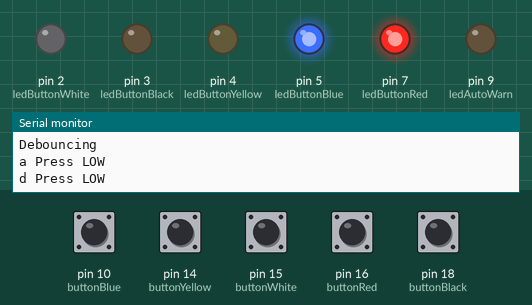
A sketch run on a simulated Arduino Leonardo, built with avr-gcc and run on an emulated ATmega32U4. On the bench: output pins drawn as LEDs (lit = HIGH), the last lines printed to the serial monitor. The inputs (shaded band) are chosen by the test bench; at power-on: pin 14 (buttonYellow), pin 15 (buttonWhite), pin 18 (buttonBlack) HIGH, pin 10 (buttonBlue), pin 16 (buttonRed) LOW. USB keyboard and mouse output is not drawn.

Above: at 1.2 s.
1.3 s: pin 10 (buttonBlue) pulled HIGH for 0.15 s
At 1.37 s:
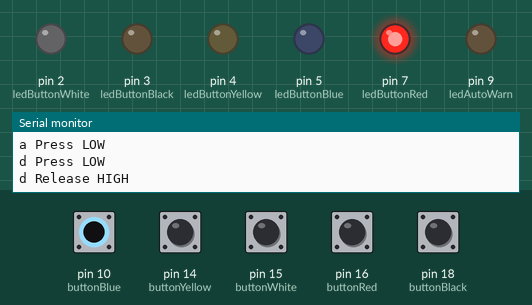
2.9 s: pin 16 (buttonRed) pulled HIGH for 0.15 s
At 2.97 s:
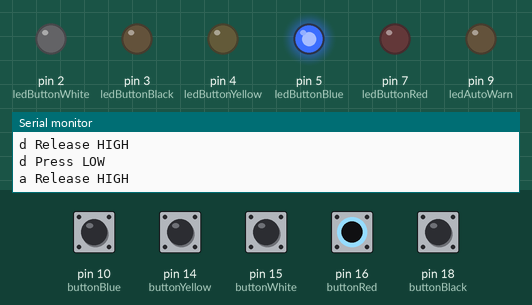
4.5 s: pin 14 (buttonYellow) pulled LOW for 0.15 s
At 4.7 s:
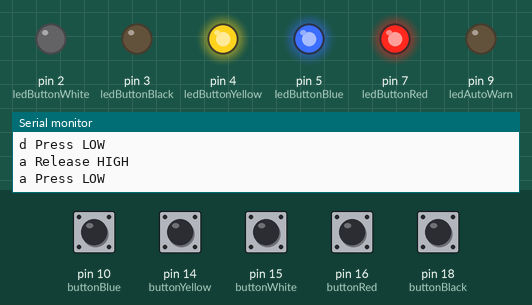
6.4 s: pin 15 (buttonWhite) pulled LOW for 0.15 s
At 6.6 s:
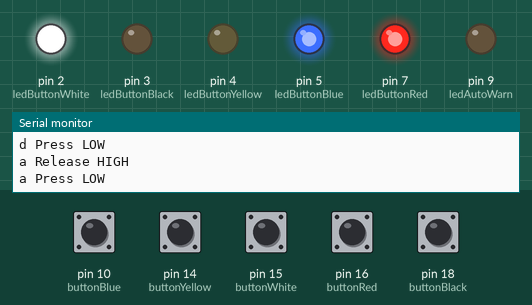
8.3 s: pin 18 (buttonBlack) pulled LOW for 0.15 s
At 8.5 s:
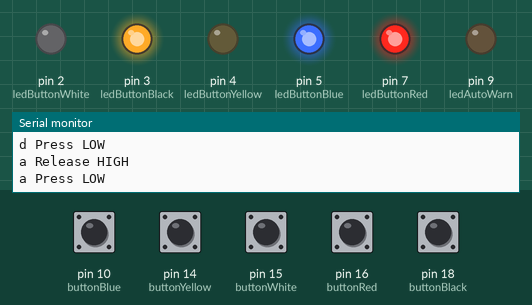
10.2 s: pin 10 (buttonBlue) driven HIGH and pin 14 (buttonYellow) driven LOW and pin 15 (buttonWhite) driven LOW and pin 16 (buttonRed) driven HIGH and pin 18 (buttonBlack) driven LOW
At 11.6 s:
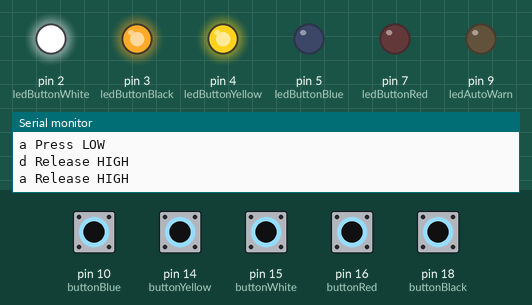
Timing chart, 0 to 13.2 s (numbered marks = the images above; inputs shaded):
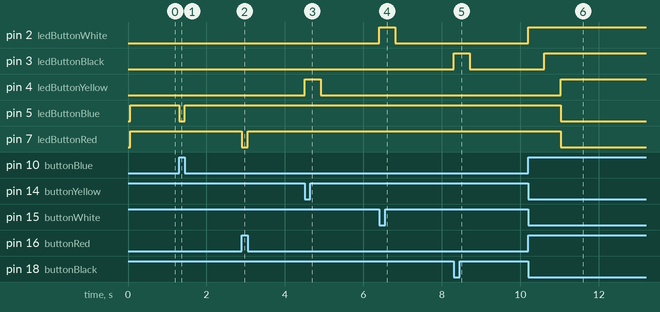

Measured:
- after the input at 1.3 s, pin 5 (ledButtonBlue): HIGH → LOW at once, → HIGH 0.15 s later
- after the input at 2.9 s, pin 7 (ledButtonRed): HIGH → LOW at once, → HIGH 0.15 s later
- after the input at 4.5 s, pin 4 (ledButtonYellow): LOW → HIGH at once, → LOW 0.41 s later
- after the input at 6.4 s, pin 2 (ledButtonWhite): LOW → HIGH at once, → LOW 0.41 s later
- after the input at 8.3 s, pin 3 (ledButtonBlack): LOW → HIGH at once, → LOW 0.41 s later
- after the input at 10.2 s, pin 2 (ledButtonWhite): LOW → HIGH at once; pin 3 (ledButtonBlack): LOW → HIGH after 0.41 s; pin 4 (ledButtonYellow): LOW → HIGH after 0.83 s; pin 5 (ledButtonBlue), pin 7 (ledButtonRed): HIGH → LOW after 0.83 s

The sketch:

adabuttons.ino
```cpp
// Add keyboard for button presses
#include "Keyboard.h"

// Button pins
const int buttonBlue = 10;
const int buttonRed = 16;
const int buttonYellow = 14;
const int buttonWhite = 15;
const int buttonBlack = 18;

// LED pins
int ledPins[6] = { 2, 3, 4, 5, 7, 9 };

const int ledButtonBlue = 5;
const int ledButtonRed = 7;
const int ledButtonYellow = 4;
const int ledButtonWhite = 2;
const int ledButtonBlack = 3;
const int ledAutoWarn = 9;

// Track button states: pressed (LOW) or not pressed (HIGH)
int buttonStateBlue = HIGH;
int buttonStateRed = HIGH;
int buttonStateYellow = HIGH;
int buttonStateWhite = HIGH;
int buttonStateBlack = HIGH;

// Last state of the buttons
int buttonLastStateBlue = HIGH;
int buttonLastStateRed = HIGH;

// the following variables are unsigned longs because the time, measured in
// milliseconds, will quickly become a bigger number than can be stored in an int.
unsigned long lastDebounceTimeBlue = 0;  // Last time the blue button was registered
unsigned long lastDebounceTimeRed = 0;   // Red button
unsigned long lastSteerTimeout = 0;      // Timing for steering autowarn

unsigned long debounceDelay = 50;        // the debounce time; increase if the output flickers
unsigned long steeringTimeout = 110000;  // Warn after 110 seconds that steering will time out
//unsigned long steeringTimeout = 5000;    // 5 second timeout for testing - uncomment to shorten for debugging
unsigned long steeringTimeoutWarnTime = 10000;  // Warn for 10 seconds - steering will time out after 120 seconds
bool isAutowarnActive = true;


void setup() {
  // put your setup code here, to run once:

  pinMode(buttonBlue, INPUT);
  pinMode(buttonRed, INPUT);
  pinMode(buttonYellow, INPUT);
  pinMode(buttonWhite, INPUT);
  pinMode(buttonBlack, INPUT);


  pinMode(ledButtonBlue, OUTPUT);
  pinMode(ledButtonRed, OUTPUT);
  pinMode(ledButtonYellow, OUTPUT);
  pinMode(ledButtonWhite, OUTPUT);
  pinMode(ledButtonBlack, OUTPUT);
  pinMode(ledAutoWarn, OUTPUT);

  Keyboard.begin();

  Serial.begin(9600);  // open the serial port at 9600 bps:

  Keyboard.releaseAll();

  lastSteerTimeout = millis();
}

// Handles a left (a) or right (d) button press
void steeringButton(int buttonState, int &buttonLastState, int ledPin, char keyToSend, unsigned long &lastDebounceTime) {

  unsigned long currentMillis;
  currentMillis = millis();

  // Button was pressed or released:
  if (buttonState != buttonLastState) {

    lastSteerTimeout = millis();  // reset steering timeout

    if (currentMillis - lastDebounceTime > debounceDelay) {


      if (buttonState == LOW) {
        // turn LED on:
        digitalWrite(ledPin, HIGH);

        Keyboard.press(keyToSend);

        Serial.print(keyToSend);
        Serial.print(" Press LOW\n");


      } else {
        // turn LED off:

        digitalWrite(ledPin, LOW);

        Keyboard.release(keyToSend);

        Serial.print(keyToSend);
        Serial.print(" Release HIGH\n");

      }

      buttonLastState = buttonState;

      lastDebounceTime = currentMillis;

      isAutowarnActive = true;         // Reactivate auto warning
      digitalWrite(ledAutoWarn, LOW);  // Turn off LED if it was still blinking


    } else {

      Serial.println("Debouncing");
    }
  }

}

// Begin main loop

void loop() {
  // put your main code here, to run repeatedly:

  buttonStateBlue = digitalRead(buttonBlue);
  buttonStateRed = digitalRead(buttonRed);
  buttonStateYellow = digitalRead(buttonYellow);
  buttonStateWhite = digitalRead(buttonWhite);
  buttonStateBlack = digitalRead(buttonBlack);

  unsigned long currentMillis;
  currentMillis = millis();

  // Prevent a steering timeout from occuring:
  if (isAutowarnActive && (currentMillis - lastSteerTimeout > steeringTimeout)) {

    // Blink the light every second during warning phase:
    int currentSeconds = (currentMillis / 1000);
    int newLedState = (currentSeconds % 2 == 0) ? LOW : HIGH;

    if (digitalRead(ledAutoWarn) != newLedState) {

      digitalWrite(ledAutoWarn, newLedState);

    }

    // Turn off after warn phase is over - it's too late, autosteer is active
    if (currentMillis - lastSteerTimeout > steeringTimeout + steeringTimeoutWarnTime) {

      digitalWrite(ledAutoWarn, LOW);

      isAutowarnActive = false;

    }
  }

  // Steer right (d) or left (a)

  steeringButton(buttonStateBlue, buttonLastStateBlue, ledButtonBlue, 'd', lastDebounceTimeBlue);
  steeringButton(buttonStateRed, buttonLastStateRed, ledButtonRed, 'a', lastDebounceTimeRed);

  // Wave
  if (buttonStateYellow == LOW) {

    digitalWrite(ledButtonYellow, HIGH);

    Keyboard.write('t');
    delay(150);
    Keyboard.write(KEY_KP_SLASH);
    Keyboard.write('w');
    Keyboard.write('a');
    Keyboard.write('v');
    Keyboard.write('e');
    Keyboard.write(KEY_RETURN);

    delay(250);

  } else {
    digitalWrite(ledButtonYellow, LOW);
  }

  // Win
  if (buttonStateWhite == LOW) {

    digitalWrite(ledButtonWhite, HIGH);

    Keyboard.write('t');
    delay(150);
    Keyboard.write(KEY_KP_SLASH);
    Keyboard.write('w');
    Keyboard.write('i');
    Keyboard.write('n');
    Keyboard.write(KEY_RETURN);

    delay(250);

  } else {
    digitalWrite(ledButtonWhite, LOW);
  }


  // Lose
  if (buttonStateBlack == LOW) {

    digitalWrite(ledButtonBlack, HIGH);

    Keyboard.write('t');
    delay(150);
    Keyboard.write(KEY_KP_SLASH);
    Keyboard.write('l');
    Keyboard.write('o');
    Keyboard.write('s');
    Keyboard.write('e');
    Keyboard.write(KEY_RETURN);

    delay(250);

  } else {
    digitalWrite(ledButtonBlack, LOW);
  }
}
```
